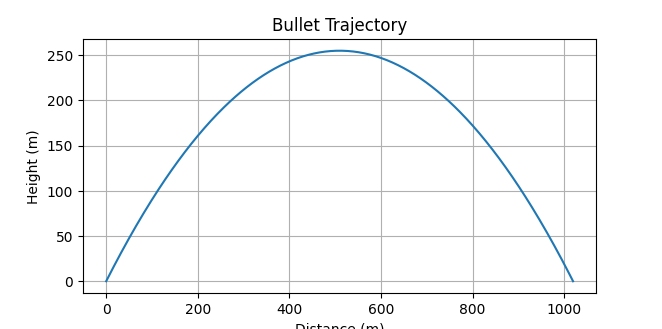

The script that drew this image:
import matplotlib.pyplot as plt
import numpy as np

# Constants
g = 9.81  # gravity in m/s^2

# Initial conditions
v0 = 100.0  # initial velocity in m/s
theta = 45  # launch angle in degrees

# Convert angle to radians
theta = np.radians(theta)

# Time of flight
t_flight = 2*v0*np.sin(theta)/g

# Time array from 0 to t_flight
t = np.linspace(0, t_flight, num=500)

# Equations of motion
x = v0*t*np.cos(theta)
y = v0*t*np.sin(theta) - 0.5*g*t**2

# Plot
plt.figure(figsize=(10,5))
plt.plot(x, y)
plt.title('Bullet Trajectory')
plt.xlabel('Distance (m)')
plt.ylabel('Height (m)')
plt.grid(True)
plt.show()
